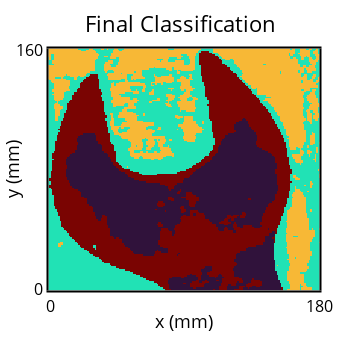

Here is the notebook cell this chart was saved with:
### Code cell
def create_labels_image_plot(data_handler):
    slice_data = data_handler
    
    # Create the figure without colorbar and title
    fig = px.imshow(
        slice_data,
        color_continuous_scale='turbo',
        labels={'color': 'Class'}  # Label for the intensity values
    )

    # Remove the colorbar and title
    fig.update_layout(
        width = 340,
        height = 340,
        title = {
            'text': f"Final Classification", 
            'x': 0.53,
            'xanchor': 'center',
            'y': 0.95,
            'font': {'size': 22}
        },
        margin=dict(l=5, r=5, t=5, b=5),
        xaxis=dict(
            title={
                'text': "x (mm)",
                'font': {'size': 18},
                'standoff': 0,
            },
            range=[0, slice_data.shape[1] - 1],
            tickvals=[1, slice_data.shape[1] - 1],
            ticktext=[0, slice_data.shape[1]],
            tickfont=dict(size=16, color='black'),
            linewidth=2,
            linecolor='black',
            mirror=True
        ),
        yaxis=dict(
            title={
                'text': "y (mm)",
                'font': {'size': 18},
                'standoff': 0,
            },
            range=[0, slice_data.shape[0] - 1],
            tickvals=[1, slice_data.shape[0] - 1],
            ticktext=[slice_data.shape[0], 0],
            tickfont=dict(size=16, color='black'),
            linewidth=2,
            linecolor='black',
            mirror=True
        ),
        plot_bgcolor='rgba(0,0,0,0)',  # Transparent background
        paper_bgcolor='rgba(0,0,0,0)',  # Transparent background
        font=dict(color='black'),
        coloraxis_showscale=False  # This removes the colorbar
    )
    return fig

create_labels_image_plot(labels)

### Figure 1 — Plotly figure (JSON) as saved in the notebook; plotly's stock layout.template omitted (floating-point values rounded to 4 significant figures; data arrays with more than 128 entries replaced by an {"elided": "..."} marker saying what was removed)
{"data": [{"coloraxis": "coloraxis", "hovertemplate": "x: %{x}<br>y: %{y}<br>Class: %{z}<extra></extra>", "name": "0", "type": "heatmap", "xaxis": "x", "yaxis": "y", "z": {"elided": "160x180 int values"}}], "layout": {"coloraxis": {"colorbar": {"title": {"text": "Class"}}, "colorscale": [[0, "#30123b"], [0.07143, "#4145ab"], [0.1429, "#4675ed"], [0.2143, "#39a2fc"], [0.2857, "#1bcfd4"], [0.3571, "#24eca6"], [0.4286, "#61fc6c"], [0.5, "#a4fc3b"], [0.5714, "#d1e834"], [0.6429, "#f3c63a"], [0.7143, "#fe9b2d"], [0.7857, "#f36315"], [0.8571, "#d93806"], [0.9286, "#b11901"], [1, "#7a0402"]], "showscale": false}, "font": {"color": "black"}, "height": 340, "margin": {"b": 5, "l": 5, "r": 5, "t": 5}, "paper_bgcolor": "rgba(0,0,0,0)", "plot_bgcolor": "rgba(0,0,0,0)", "title": {"font": {"size": 22}, "text": "Final Classification", "x": 0.53, "xanchor": "center", "y": 0.95}, "width": 340, "xaxis": {"anchor": "y", "constrain": "domain", "domain": [0, 1], "linecolor": "black", "linewidth": 2, "mirror": true, "range": [0, 179], "scaleanchor": "y", "tickfont": {"color": "black", "size": 16}, "ticktext": [0, 180], "tickvals": [1, 179], "title": {"font": {"size": 18}, "standoff": 0, "text": "x (mm)"}}, "yaxis": {"anchor": "x", "autorange": "reversed", "constrain": "domain", "domain": [0, 1], "linecolor": "black", "linewidth": 2, "mirror": true, "range": [0, 159], "tickfont": {"color": "black", "size": 16}, "ticktext": [160, 0], "tickvals": [1, 159], "title": {"font": {"size": 18}, "standoff": 0, "text": "y (mm)"}}}}
